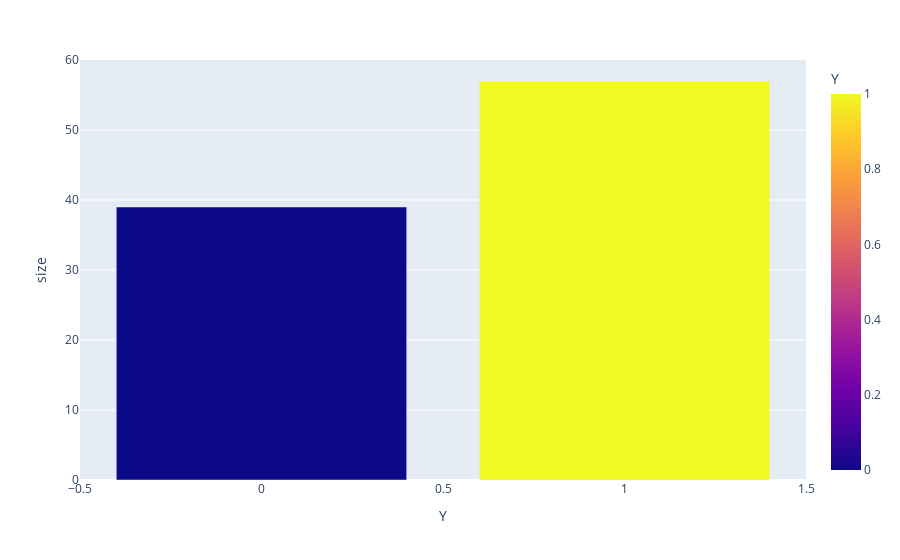

The cell this chart's notebook holds for it:
### Code cell
# go to cheap restaurants more than 4 times a month and income is less than 50K
#barcoupon['RestaurantLessThan20'] = barcoupon['RestaurantLessThan20'].astype(int)
#barcoupon['income'] = barcoupon['income'].astype(int)
scenariodf6 = barcoupon.query("RestaurantLessThan20 > 4").query("income < 50000")

scenariodf6 = scenariodf6.groupby('Y').size().reset_index(name='size')

fig = px.bar(scenariodf6, x='Y', y='size',color='Y')
fig.show()

### Figure 1 — Plotly figure (JSON) as saved in the notebook; plotly's stock layout.template omitted (floating-point values rounded to 4 significant figures)
{"data": [{"alignmentgroup": "True", "hovertemplate": "Y=%{marker.color}<br>size=%{y}<extra></extra>", "legendgroup": "", "marker": {"color": [0, 1], "coloraxis": "coloraxis", "pattern": {"shape": ""}}, "name": "", "offsetgroup": "", "orientation": "v", "showlegend": false, "textposition": "auto", "type": "bar", "x": [0, 1], "xaxis": "x", "y": [39, 57], "yaxis": "y"}], "layout": {"barmode": "relative", "coloraxis": {"colorbar": {"title": {"text": "Y"}}, "colorscale": [[0, "#0d0887"], [0.1111, "#46039f"], [0.2222, "#7201a8"], [0.3333, "#9c179e"], [0.4444, "#bd3786"], [0.5556, "#d8576b"], [0.6667, "#ed7953"], [0.7778, "#fb9f3a"], [0.8889, "#fdca26"], [1, "#f0f921"]]}, "legend": {"tracegroupgap": 0}, "margin": {"t": 60}, "xaxis": {"anchor": "y", "domain": [0, 1], "title": {"text": "Y"}}, "yaxis": {"anchor": "x", "domain": [0, 1], "title": {"text": "size"}}}}
